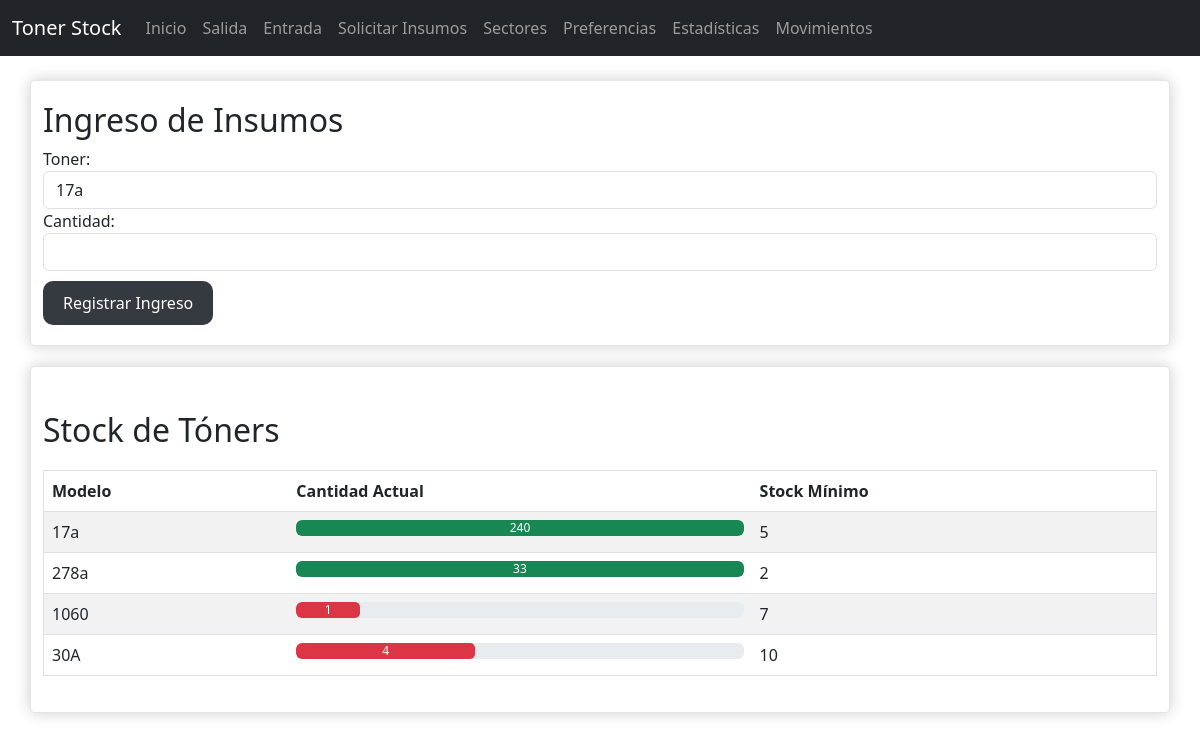
The page /entrada_insumo on the database as committed earlier.
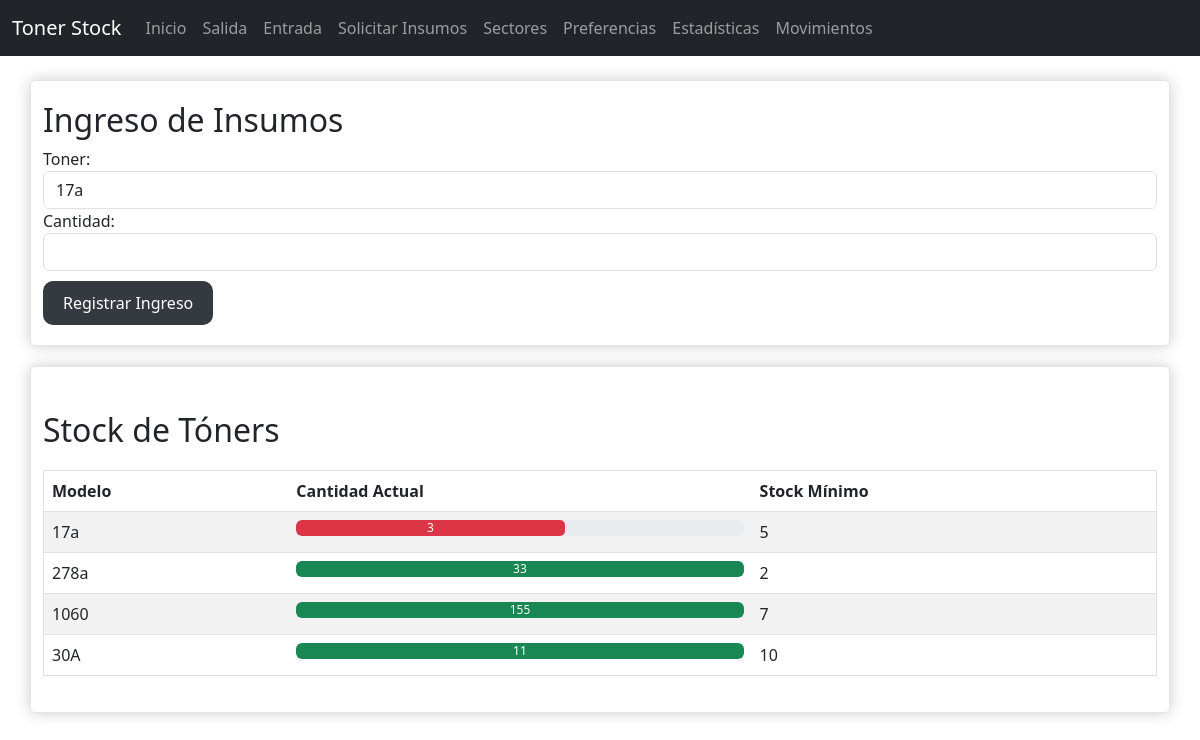
The same page on the database as committed later.
### src/models.py (models this page shows)
class Toner(db.Model):
    id = db.Column(db.Integer, primary_key=True)
    modelo = db.Column(db.String(64), unique=True, nullable=False)
    cantidad_actual = db.Column(db.Integer, nullable=False)

class Preferences(db.Model):
    id = db.Column(db.Integer, primary_key=True)
    min_stock = db.Column(db.Integer, nullable=False)
    proveedor_email = db.Column(db.String(120), nullable=False)
    toner_id = db.Column(db.Integer, db.ForeignKey('toner.id'), nullable=False)
    toner = db.relationship('Toner', backref=db.backref('preferences', uselist=False))

### src/app.py (the view)
@app.route('/entrada_insumo', methods=['GET','POST'])
def entrada_insumo():
    if request.method == 'POST':
        toner_id = request.form.get('toner_id')
        cantidad = request.form.get('cantidad', type=int)
        if plus_toner(toner_id, cantidad):
            return redirect(url_for('entrada_insumo'))
        new_movement('Entrada', cantidad, toner_id)
    return render_template('entrada_insumo.html', toners= all_toners())

### src/controlers/tonercontroler.py (called while the page is built)
def all_toners():
    return Toner.query.all()

### src/templates/entrada_insumo.html (shortened to what this page needs)
{% extends "base.html" %}
{% block content %}
<div class="container">
    <h2>Ingreso de Insumos</h2>
    <form action="{{ url_for('entrada_insumo') }}" method="post">
        <div class="form-group">
            <label for="toner_id">Toner:</label>
            <select name="toner_id" id="toner_id" class="form-control">
                {% for toner in toners %}
                    <option value="{{ toner.id }}">{{ toner.modelo }}</option>
                {% endfor %}
            </select>
        </div>
        <div class="form-group">
            <label for="cantidad">Cantidad:</label>
            <input type="number" name="cantidad" id="cantidad" class="form-control">
        </div>
        <button type="submit" class="btn btn-dark">Registrar Ingreso</button>
    </form>
</div>
<div class="container">
    {% include "stock.html" %}
</div>
{% endblock %}

### src/templates/stock.html
<div>
    <h2 class="mt-4">Stock de Tóners</h2>
        <table class="table table-striped">
            <thead>
                <tr>
                    <th>Modelo</th>
                    <th>Cantidad Actual</th>
                    <th>Stock Mínimo</th>
                </tr>
            </thead>
            <tbody>
                {% for toner in toners %}
                {% set width = (toner.cantidad_actual / toner.preferences.min_stock) * 100 %}
                <tr>
                    <td>{{ toner.modelo }}</td>
                    <td>
                        <div class="progress">
                            <div class="progress-bar {% if toner.cantidad_actual < toner.preferences.min_stock %}bg-danger{% else %}bg-success{% endif %}"
                                role="progressbar"
                                style="width: {{ width }}%"
                                aria-valuenow="{{ toner.cantidad_actual }}"
                                aria-valuemin="0"
                                aria-valuemax="{{ toner.preferences.min_stock }}">
                                {{ toner.cantidad_actual }}
                            </div>
                        </div>
                    </td>
                    <td>{{ toner.preferences.min_stock }}</td>
                </tr>
                {% endfor %}
            </tbody>
        </table>
</div>

Rows that differ between the two databases and show on the page:
changed Toner (number 1 of 4 on the later page): cantidad_actual "240" → "3"
changed Toner (number 3 of 4 on the later page): cantidad_actual "1" → "155"
changed Toner (number 4 of 4 on the later page): cantidad_actual "4" → "11"
